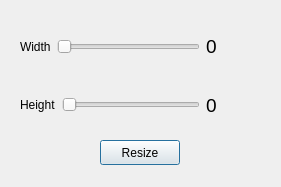
<?xml version="1.0" encoding="UTF-8"?>
<ui version="4.0">
 <class>Dialog</class>
 <widget class="QDialog" name="Dialog">
  <property name="geometry">
   <rect>
    <x>0</x>
    <y>0</y>
    <width>281</width>
    <height>187</height>
   </rect>
  </property>
  <property name="windowTitle">
   <string>Dialog</string>
  </property>
  <widget class="QPushButton" name="pushButton">
   <property name="geometry">
    <rect>
     <x>100</x>
     <y>140</y>
     <width>80</width>
     <height>25</height>
    </rect>
   </property>
   <property name="text">
    <string>Resize</string>
   </property>
  </widget>
  <widget class="QWidget" name="layoutWidget">
   <property name="geometry">
    <rect>
     <x>20</x>
     <y>20</y>
     <width>256</width>
     <height>111</height>
    </rect>
   </property>
   <layout class="QVBoxLayout" name="verticalLayout">
    <item>
     <layout class="QHBoxLayout" name="horizontalLayout_2">
      <item>
       <widget class="QLabel" name="label">
        <property name="text">
         <string>Width</string>
        </property>
       </widget>
      </item>
      <item>
       <widget class="QSlider" name="SliderWidth">
        <property name="orientation">
         <enum>Qt::Horizontal</enum>
        </property>
       </widget>
      </item>
      <item>
       <widget class="super_label" name="label_width">
        <property name="minimumSize">
         <size>
          <width>70</width>
          <height>0</height>
         </size>
        </property>
        <property name="font">
         <font>
          <pointsize>14</pointsize>
         </font>
        </property>
        <property name="text">
         <string>0</string>
        </property>
       </widget>
      </item>
     </layout>
    </item>
    <item>
     <layout class="QHBoxLayout" name="horizontalLayout">
      <item>
       <widget class="QLabel" name="label_2">
        <property name="text">
         <string>Height</string>
        </property>
       </widget>
      </item>
      <item>
       <widget class="QSlider" name="SliderHeight">
        <property name="orientation">
         <enum>Qt::Horizontal</enum>
        </property>
       </widget>
      </item>
      <item>
       <widget class="super_label" name="label_height">
        <property name="minimumSize">
         <size>
          <width>70</width>
          <height>0</height>
         </size>
        </property>
        <property name="font">
         <font>
          <pointsize>14</pointsize>
         </font>
        </property>
        <property name="text">
         <string>0</string>
        </property>
       </widget>
      </item>
     </layout>
    </item>
   </layout>
  </widget>
 </widget>
 <customwidgets>
  <customwidget>
   <class>super_label</class>
   <extends>QLabel</extends>
   <header>super_label.h</header>
  </customwidget>
 </customwidgets>
 <resources/>
 <connections/>
</ui>
